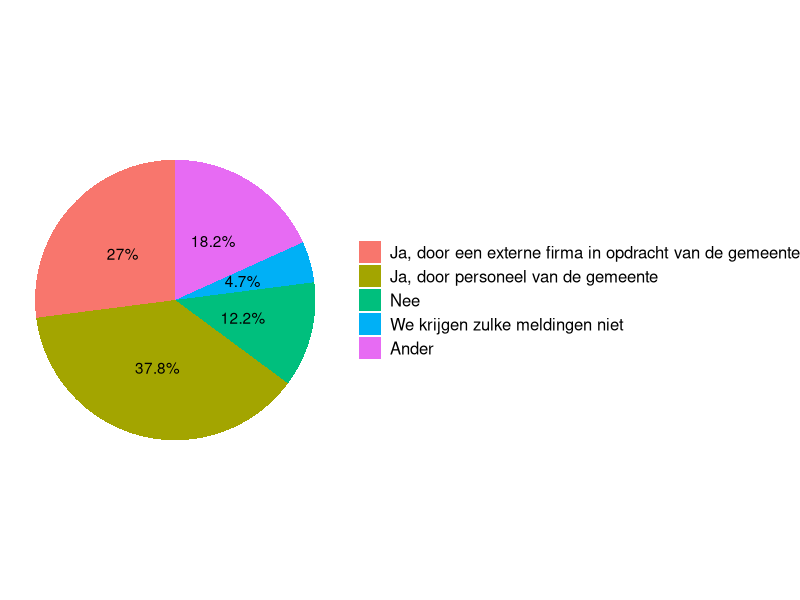
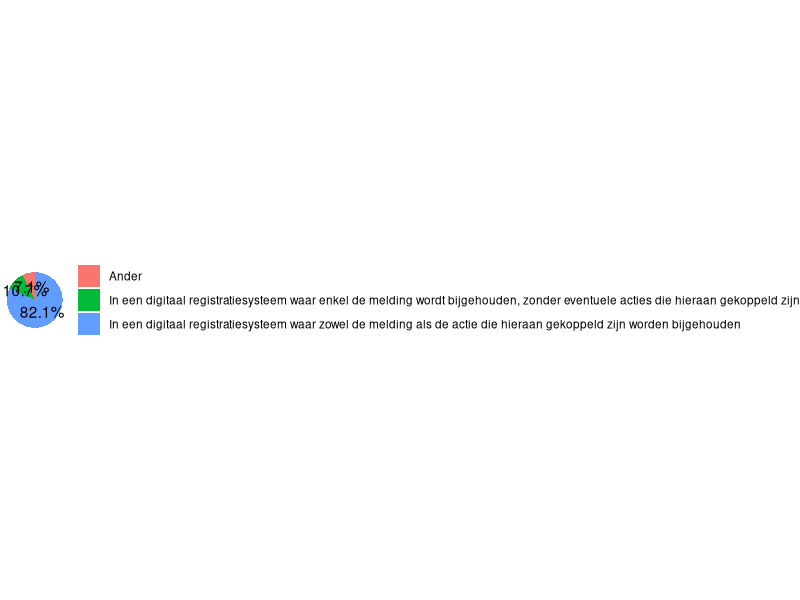

Write R code to recreate these figures, in order.
#####################################################
############  Vragenlijst ###########################
#####################################################

library(readxl)
library(ggplot2)
library(tidyverse)

# Read data

data <- read_excel("data/Vragenlijst Rattenmonitor INBO_Complete.xlsx", sheet = 1) 
View(data)

##Plots

colnames(data)

#1

# Summarize data: count occurrences of each value in the column
data_summary <- data %>%
  group_by(`Wanneer een inwoner melding maakt van ratten op privaat terrein, wordt er dan een actie ondernomen (bestrijding, uitdelen van rodenticiden, preventieve maatregelen, informatie verstrekken)?`) %>%
  summarize(count = n()) %>%
  mutate(percentage = count / sum(count) * 100)

# Clean up the data
colnames(data_summary)[1] <- "answer"
data_summary <- data_summary %>%
  mutate(answer = ifelse(answer %in% c("Nee", 
                                       "Ja, door personeel van de gemeente",
                                       "Ja, door een externe firma in opdracht van de gemeente",
                                       "We krijgen zulke meldingen niet"), answer, "Ander"))
data_summary$percentage[which(data_summary$answer=="Ander")]<-sum(data_summary$percentage[which(data_summary$answer=="Ander")])

data_summary <- data_summary %>%
  group_by(answer) %>%
  filter(answer != "Ander" | row_number() == 1) %>%
  ungroup()

data_summary$answer <- factor(data_summary$answer, 
                              levels = c("Ja, door een externe firma in opdracht van de gemeente", 
                                         "Ja, door personeel van de gemeente", 
                                         "Nee",
                                         "We krijgen zulke meldingen niet", 
                                         "Ander"))

# Create the pie chart
ggplot(data_summary, aes(x = "", y = percentage, fill = answer)) +
  geom_bar(stat = "identity", width = 1) +
  coord_polar("y", start = 0) +
  theme_void() +  # Remove background, axes, and grid
  guides(fill = guide_legend(title = NULL))+
  geom_text(aes(label = paste0(round(percentage, 1), "%")),
            position = position_stack(vjust = 0.5)) +
  theme(legend.text = element_text(size = 12))

#2

# Summarize data: count occurrences of each value in the column
data_summary <- data %>%
  filter(`Hoe worden deze gegevens bijgehouden binnen de gemeente?...19` != "NA") %>%  # Drop rows where the answer is "NA"
  group_by(`Hoe worden deze gegevens bijgehouden binnen de gemeente?...19`) %>%
  summarize(count = n()) %>%
  mutate(percentage = count / sum(count) * 100)

# Clean up the data
colnames(data_summary)[1] <- "answer"

data_summary <- data_summary %>%
  mutate(answer = ifelse(answer %in% c("In een digitaal registratiesysteem waar enkel de melding wordt bijgehouden, zonder eventuele acties die hieraan gekoppeld zijn", 
                                       "In een digitaal registratiesysteem waar zowel de melding als de actie die hieraan gekoppeld zijn worden bijgehouden", "Op papier, waar enkel de melding wordt bijgehouden, zonder eventuele acties die hieraan gekoppeld zijn", "Op papier, waar zowel de melding als de hieraan gekoppelde acties worden bijgehouden",
                                       "Deze worden niet geregistreerd"), answer, "Ander"))

data_summary$percentage[which(data_summary$answer=="Ander")]<-sum(data_summary$percentage[which(data_summary$answer=="Ander")])

data_summary <- data_summary %>%
  group_by(answer) %>%
  filter(answer != "Ander" | row_number() == 1) %>%
  ungroup()


# Create the pie chart
ggplot(data_summary, aes(x = "", y = percentage, fill = answer)) +
  geom_bar(stat = "identity", width = 1) +
  coord_polar("y", start = 0) +
  theme_void() +  # Remove background, axes, and grid
  guides(fill = guide_legend(title = NULL))+
  geom_text(aes(label = paste0(round(percentage, 1), "%")),
            position = position_stack(vjust = 0.5)) +
  theme(legend.text = element_text(size = 8.5))
